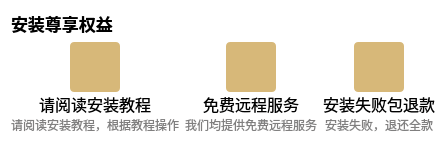
             <widget class="QFrame" name="frame_bottom">
              <property name="styleSheet">
               <string notr="true">background:rgba(0, 0, 0, 0);</string>
              </property>
              <layout class="QVBoxLayout" name="verticalLayout_3" stretch="1,3">
               <item>
                <widget class="QLabel" name="label">
                 <property name="font">
                  <font>
                   <pointsize>13</pointsize>
                   <bold>true</bold>
                  </font>
                 </property>
                 <property name="text">
                  <string>安装尊享权益</string>
                 </property>
                </widget>
               </item>
               <item>
                <layout class="QHBoxLayout" name="horizontalLayout_4">
                 <item>
                  <layout class="QVBoxLayout" name="verticalLayout_6" stretch="4,1,0">
                   <property name="spacing">
                    <number>0</number>
                   </property>
                   <item>
                    <layout class="QHBoxLayout" name="horizontalLayout_6">
                     <item>
                      <widget class="QPushButton" name="pushButton_jiaocheng">
                       <property name="minimumSize">
                        <size>
                         <width>50</width>
                         <height>50</height>
                        </size>
                       </property>
                       <property name="maximumSize">
                        <size>
                         <width>50</width>
                         <height>50</height>
                        </size>
                       </property>
                       <property name="font">
                        <font>
                         <pointsize>12</pointsize>
                        </font>
                       </property>
                       <property name="cursor">
                        <cursorShape>PointingHandCursor</cursorShape>
                       </property>
                       <property name="styleSheet">
                        <string notr="true">QPushButton {
	background: rgb(215, 184, 121);
	color: rgb(255, 255, 255);
	border-radius: 4px;
	transition: background 0.3s, transform 0.2s;
}

QPushButton:hover {
	background: rgb(235, 204, 141);
}

QPushButton:pressed {
	background: rgb(195, 164, 101);
	transform: translateY(2px);
}</string>
                       </property>
                       <property name="text">
                        <string/>
                       </property>
                       <property name="icon">
                        <iconset resource="resources.qrc">
                         <normaloff>:/buttom_white/img/buttom_white/github _github.svg</normaloff>:/buttom_white/img/buttom_white/github _github.svg</iconset>
                       </property>
                       <property name="iconSize">
                        <size>
                         <width>32</width>
                         <height>32</height>
                        </size>
                       </property>
                      </widget>
                     </item>
                    </layout>
                   </item>
                   <item>
                    <widget class="QLabel" name="label_5">
                     <property name="font">
                      <font>
                       <pointsize>12</pointsize>
                      </font>
                     </property>
                     <property name="layoutDirection">
                      <enum>Qt::LeftToRight</enum>
                     </property>
                     <property name="styleSheet">
                      <string notr="true"/>
                     </property>
                     <property name="text">
                      <string>&lt;html&gt;&lt;head/&gt;&lt;body&gt;&lt;p align=&quot;center&quot;&gt;请阅读安装教程&lt;/p&gt;&lt;/body&gt;&lt;/html&gt;</string>
                     </property>
                     <property name="wordWrap">
                      <bool>false</bool>
                     </property>
                    </widget>
                   </item>
                   <item>
                    <widget class="QLabel" name="label_6">
                     <property name="styleSheet">
                      <string notr="true">background:rgba(0, 0, 0, 0);
color:rgba(128, 127, 127, 255);</string>
                     </property>
                     <property name="text">
                      <string>&lt;html&gt;&lt;head/&gt;&lt;body&gt;&lt;p align=&quot;center&quot;&gt;请阅读安装教程，根据教程操作&lt;/p&gt;&lt;/body&gt;&lt;/html&gt;</string>
                     </property>
                    </widget>
                   </item>
                  </layout>
                 </item>
                 <item>
                  <layout class="QVBoxLayout" name="verticalLayout_10" stretch="4,1,0">
                   <property name="spacing">
                    <number>0</number>
                   </property>
                   <item>
                    <layout class="QHBoxLayout" name="horizontalLayout_7">
                     <item>
                      <widget class="QPushButton" name="pushButton_yuancheng">
                       <property name="minimumSize">
                        <size>
                         <width>50</width>
                         <height>50</height>
                        </size>
                       </property>
                       <property name="maximumSize">
                        <size>
                         <width>50</width>
                         <height>50</height>
                        </size>
                       </property>
                       <property name="font">
                        <font>
                         <pointsize>12</pointsize>
                        </font>
                       </property>
                       <property name="cursor">
                        <cursorShape>PointingHandCursor</cursorShape>
                       </property>
                       <property name="styleSheet">
                        <string notr="true">QPushButton {
	background: rgb(215, 184, 121);
	color: rgb(255, 255, 255);
	border-radius: 4px;
	transition: background 0.3s, transform 0.2s;
}

QPushButton:hover {
	background: rgb(235, 204, 141);
}

QPushButton:pressed {
	background: rgb(195, 164, 101);
	transform: translateY(2px);
}</string>
                       </property>
                       <property name="text">
                        <string/>
                       </property>
                       <property name="icon">
                        <iconset resource="resources.qrc">
                         <normaloff>:/buttom_white/img/buttom_white/html5_html-five.svg</normaloff>:/buttom_white/img/buttom_white/html5_html-five.svg</iconset>
                       </property>
                       <property name="iconSize">
                        <size>
                         <width>32</width>
                         <height>32</height>
                        </size>
                       </property>
                      </widget>
                     </item>
                    </layout>
                   </item>
                   <item>
                    <widget class="QLabel" name="label_13">
                     <property name="font">
                      <font>
                       <pointsize>12</pointsize>
                      </font>
                     </property>
                     <property name="layoutDirection">
                      <enum>Qt::LeftToRight</enum>
                     </property>
                     <property name="styleSheet">
                      <string notr="true"/>
                     </property>
                     <property name="text">
                      <string>&lt;html&gt;&lt;head/&gt;&lt;body&gt;&lt;p align=&quot;center&quot;&gt;免费远程服务&lt;/p&gt;&lt;/body&gt;&lt;/html&gt;</string>
                     </property>
                     <property name="wordWrap">
                      <bool>false</bool>
                     </property>
                    </widget>
                   </item>
                   <item>
                    <widget class="QLabel" name="label_14">
                     <property name="styleSheet">
                      <string notr="true">background:rgba(0, 0, 0, 0);
color:rgba(128, 127, 127, 255);</string>
                     </property>
                     <property name="text">
                      <string>&lt;html&gt;&lt;head/&gt;&lt;body&gt;&lt;p align=&quot;center&quot;&gt;我们均提供免费远程服务&lt;/p&gt;&lt;/body&gt;&lt;/html&gt;</string>
                     </property>
                    </widget>
                   </item>
                  </layout>
                 </item>
                 <item>
                  <layout class="QVBoxLayout" name="verticalLayout_11" stretch="4,1,0">
                   <property name="spacing">
                    <number>0</number>
                   </property>
                   <item>
                    <layout class="QHBoxLayout" name="horizontalLayout_8">
                     <item>
                      <widget class="QPushButton" name="pushButton_tuikuan">
                       <property name="minimumSize">
                        <size>
                         <width>50</width>
                         <height>50</height>
                        </size>
                       </property>
                       <property name="maximumSize">
                        <size>
                         <width>50</width>
                         <height>50</height>
                        </size>
                       </property>
                       <property name="font">
                        <font>
                         <pointsize>12</pointsize>
                        </font>
                       </property>
                       <property name="cursor">
                        <cursorShape>PointingHandCursor</cursorShape>
                       </property>
                       <property name="styleSheet">
                        <string notr="true">QPushButton {
	background: rgb(215, 184, 121);
	color: rgb(255, 255, 255);
	border-radius: 4px;
	transition: background 0.3s, transform 0.2s;
}

QPushButton:hover {
	background: rgb(235, 204, 141);
}

QPushButton:pressed {
	background: rgb(195, 164, 101);
	transform: translateY(2px);
}</string>
                       </property>
                       <property name="text">
                        <string/>
                       </property>
                       <property name="icon">
                        <iconset resource="resources.qrc">
                         <normaloff>:/buttom_white/img/buttom_white/ppt文件_file-ppt.svg</normaloff>:/buttom_white/img/buttom_white/ppt文件_file-ppt.svg</iconset>
                       </property>
                       <property name="iconSize">
                        <size>
                         <width>32</width>
                         <height>32</height>
                        </size>
                       </property>
                      </widget>
                     </item>
                    </layout>
                   </item>
                   <item>
                    <widget class="QLabel" name="label_15">
                     <property name="font">
                      <font>
                       <pointsize>12</pointsize>
                      </font>
                     </property>
                     <property name="layoutDirection">
                      <enum>Qt::LeftToRight</enum>
                     </property>
                     <property name="styleSheet">
                      <string notr="true"/>
                     </property>
                     <property name="text">
                      <string>&lt;html&gt;&lt;head/&gt;&lt;body&gt;&lt;p align=&quot;center&quot;&gt;安装失败包退款&lt;/p&gt;&lt;/body&gt;&lt;/html&gt;</string>
                     </property>
                     <property name="wordWrap">
                      <bool>false</bool>
                     </property>
                    </widget>
                   </item>
                   <item>
                    <widget class="QLabel" name="label_16">
                     <property name="styleSheet">
                      <string notr="true">background:rgba(0, 0, 0, 0);
color:rgba(128, 127, 127, 255);</string>
                     </property>
                     <property name="text">
                      <string>&lt;html&gt;&lt;head/&gt;&lt;body&gt;&lt;p align=&quot;center&quot;&gt;安装失败，退还全款&lt;/p&gt;&lt;/body&gt;&lt;/html&gt;</string>
                     </property>
                    </widget>
                   </item>
                  </layout>
                 </item>
                </layout>
               </item>
              </layout>
             </widget>
